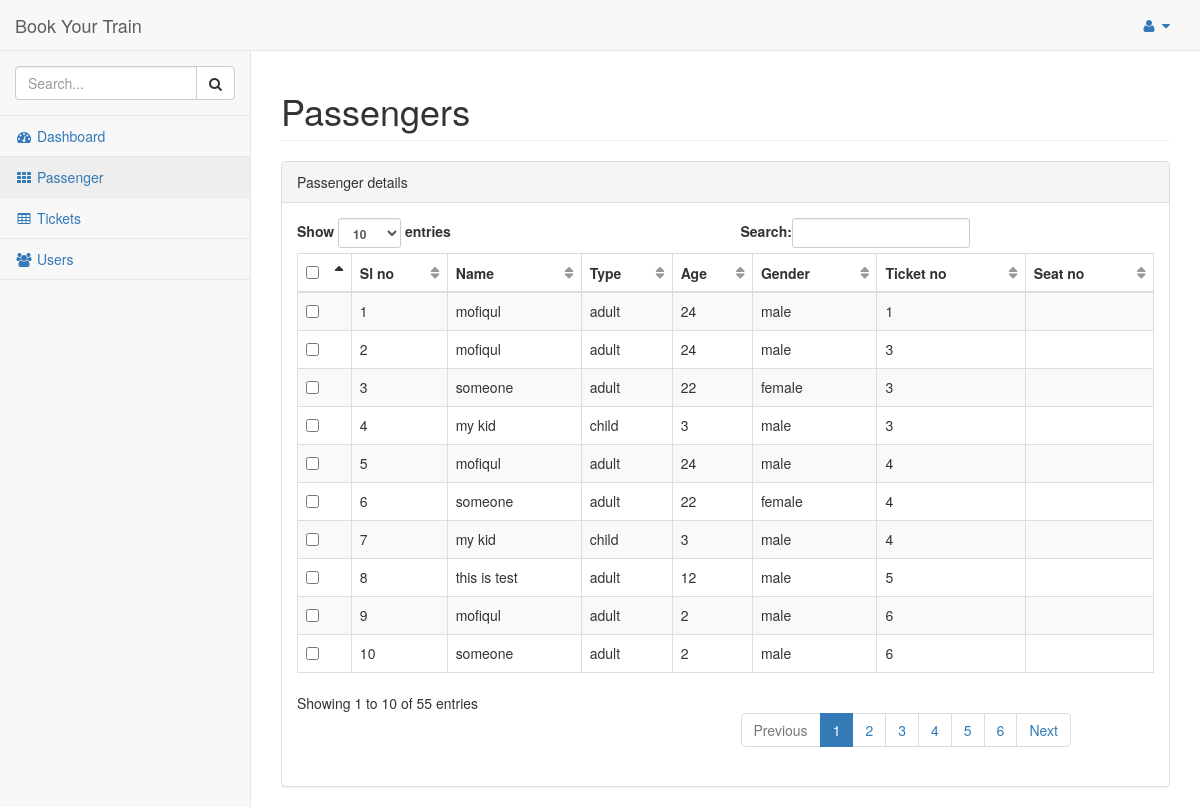
/admin/passenger.php (signed in), run on the app's committed database.
### tables this page shows
CREATE TABLE `passenger` (
  `id` int(200) NOT NULL,
  `name` varchar(200) DEFAULT NULL,
  `type` varchar(50) DEFAULT NULL,
  `age` int(10) DEFAULT NULL,
  `gender` varchar(10) DEFAULT NULL,
  `ticket` int(200) DEFAULT NULL,
  `seat_no` varchar(50) DEFAULT NULL,
  PRIMARY KEY (`id`),
  KEY `ticket` (`ticket`),
  CONSTRAINT `passenger_ibfk_1` FOREIGN KEY (`ticket`) REFERENCES `ticket` (`id`)
);

### classes/passenger.class.php (the view)
<?php
class Passenger{
  private $db;
  public function __construct($_db){
    $this->db = $_db;
  }
  public function get_all_passenger(){
    $query = "select * from passenger order by id asc";
    $result = $this->db->query($query);
    while($rows = $result->fetch_object()){
      echo '<tr>';
      echo '<td><input type="checkbox" id="select-all"/></td>';
      echo '<td>'.$rows->id.'</td>';
      echo '<td>'.$rows->name.'</td>';
      echo '<td>'.$rows->type.'</td>';
      echo '<td>'.$rows->age.'</td>';
      echo '<td>'.$rows->gender.'</td>';
      echo '<td>'.$rows->ticket.'</td>';
      echo '<td>'.$rows->seat_no.'</td>';
      echo '</tr>';
    }
  }
}
?>

### data on the page
passenger: id "1", name "mofiqul", type "adult", age "24", gender "male", ticket "1"
passenger: id "2", name "mofiqul", type "adult", age "24", gender "male", ticket "3"
passenger: id "3", name "someone", type "adult", age "22", gender "female", ticket "3"
passenger: id "4", name "my kid", type "child", age "3", gender "male", ticket "3"
passenger: id "5", name "mofiqul", type "adult", age "24", gender "male", ticket "4"
passenger: id "6", name "someone", type "adult", age "22", gender "female", ticket "4"
passenger: id "7", name "my kid", type "child", age "3", gender "male", ticket "4"
passenger: id "8", name "this is test", type "adult", age "12", gender "male", ticket "5"
passenger: id "9", name "mofiqul", type "adult", age "2", gender "male", ticket "6"
passenger: id "10", name "someone", type "adult", age "2", gender "male", ticket "6"
